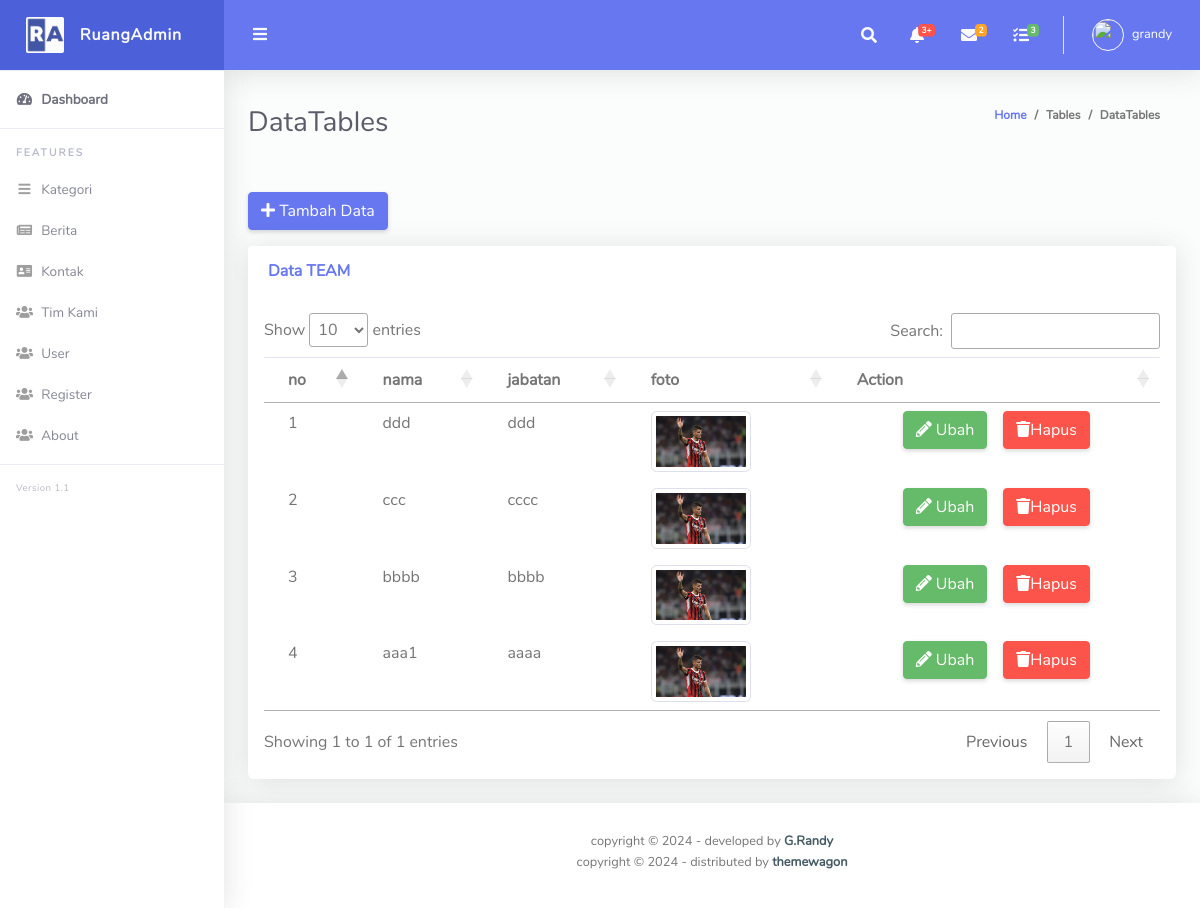
The page /admin/index.php?page=tim/index (signed in) on the database its author committed.
### tables this page shows
CREATE TABLE `tim` (
  `id_tim` int(11) NOT NULL AUTO_INCREMENT,
  `nama_tim` varchar(50) DEFAULT NULL,
  `jabatan_tim` varchar(50) DEFAULT NULL,
  `foto_tim` varchar(255) DEFAULT NULL,
  PRIMARY KEY (`id_tim`)
);

### admin/index.php (called while the page is built, shortened)
<?php
include "layout/header.php";
include "content.php";
include "layout/footer.php";

### admin/tim/index.php (the view)
<div class="container-fluid" id="container-wrapper">
  <div class="d-sm-flex align-items-center justify-content-between mb-4">
    <h1 class="h3 mb-0 text-gray-800">DataTables</h1>
    <ol class="breadcrumb">
      <li class="breadcrumb-item"><a href="./">Home</a></li>
      <li class="breadcrumb-item">Tables</li>
      <li class="breadcrumb-item active" aria-current="page">DataTables</li>
    </ol>
  </div>
  <div class="row">
    <div class="col-lg-12">
    <a href="?page=tim/tambah" class="btn btn-primary mb-3  mt-3"><i class="fas fa-plus"></i> Tambah Data </a>
      <div class="card mb-4">
        <div class="card-header py-3 d-flex flex-row align-items-center justify-content-between">
          <h6 class="m-0 font-weight-bold text-primary">Data TEAM</h6>
        </div>
        <div class="table-responsive p-3">
          <table class="table align-items-center table-flush" id="dataTable">
          <thead>
                <tr>
                    <th>no</th>
                    <th>nama</th>
                    <th>jabatan</th>
                    <th>foto</th>
                    <th>Action</th>
                </tr>
            </thead>
            <tbody>
                <?php
                $no = 1;
                $query = mysqli_query($koneksi, "SELECT * FROM tim ORDER BY id_tim DESC");
                ?>
                <?php
                while ($data = mysqli_fetch_array($query)) {
    ?>
        <tr>
            <td><?php echo $no++ ?></td>
            <td><?php echo $data['nama_tim'] ?></td>
            <td><?php echo $data['jabatan_tim'] ?></td>
            <td><img src="uploads/<?php echo $data['foto_tim']; ?>" alt="Foto Tim" class="img-thumbnail" style="max-width: 100px;"></td>
            <td>
            <div class="d-flex justify-content-center ">
                                        <a href="?page=tim/ubah&id_tim=<?= $data['id_tim'] ?>"
                                            class="btn btn-success mr-3"><i class="fa fa-pencil-alt"></i> Ubah</a>
            <a href="tim/hapus.php?id_tim=<?=$data['id_tim'];?>" class="btn btn-danger " onclick="return confirm('yakin?')";><i class="fas fa-trash"></i>Hapus</a>
            </td>
        </tr>
            </tbody>
            <?php } ?>
          </table>
        </div>
      </div>
    </div>
  </div>
</div>

### rows shown on the page
tim: nama_tim "ddd", jabatan_tim "ddd", foto_tim (picture)
tim: nama_tim "ccc", jabatan_tim "cccc", foto_tim (picture)
tim: nama_tim "bbbb", jabatan_tim "bbbb", foto_tim (picture)
tim: nama_tim "aaa1", jabatan_tim "aaaa", foto_tim (picture)

### other values the page prints
$_SESSION['nama_lengkap'] "grandy"
